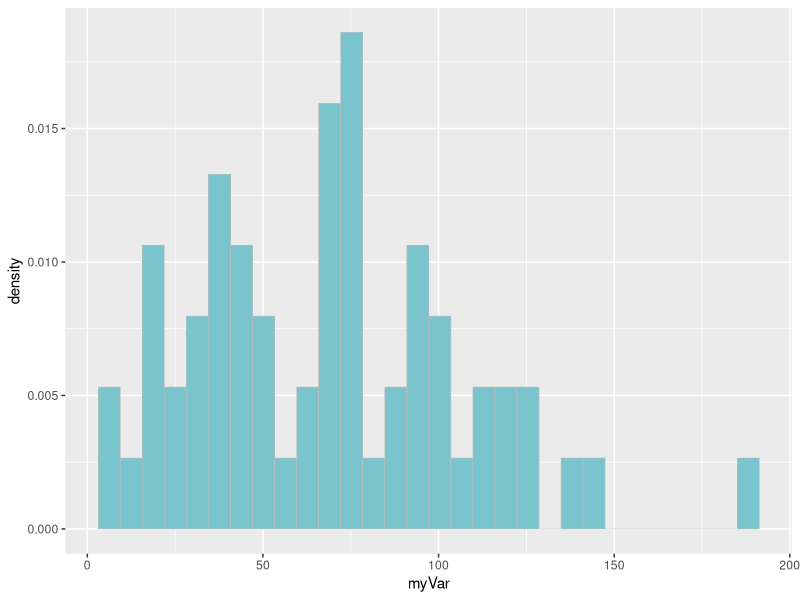
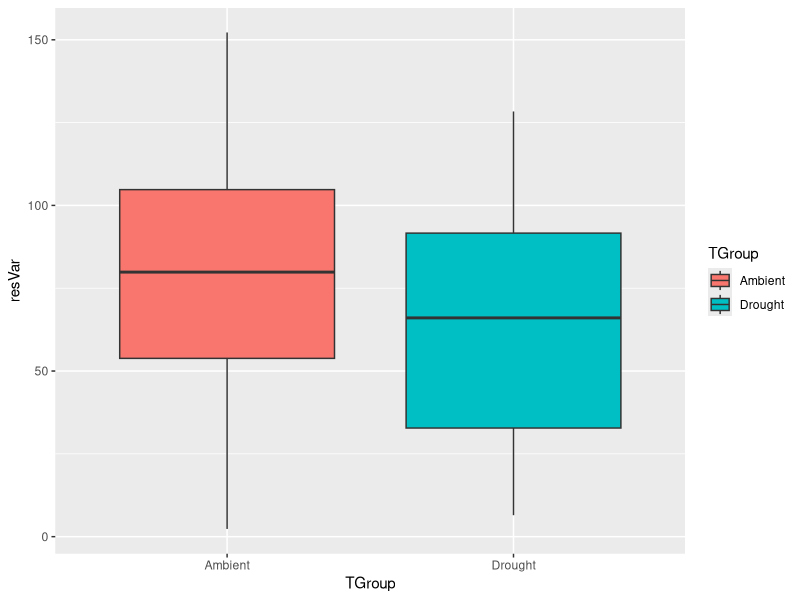

These figures' R source, in order:
# Homework 7 
# Creating fake data sets to explore hypothesis

knitr::opts_chunk$set(collapse = TRUE)
library(ggplot2)
library(MASS) 

# Reading Data
z<-read.csv("Li_Soil_Dataset.csv", sep=",", comment.char = '#')
str(z)
z<-na.omit(z)
z$myVar<-z$Plant.biomass..g.
summary(z)

p1 <- ggplot(data=z, aes(x=myVar, y=after_stat(density))) +
  geom_histogram(color="grey",fill="cadetblue3",linewidth=0.2) 
print(p1)

# 2.Specifying the sample size, means, and variances from data groups. 
# Two data groups, ambient and drought with 30 values each

ambient<-z[z$Moisture.treatment=="Ambient",]
drought<-z[z$Moisture.treatment=="Drought",]

a_biomass <- ambient$myVar
sd(a_biomass, na.rm = FALSE)
mean(a_biomass, trim = 0, na.rm = FALSE)

d_biomass <- drought$myVar
sd(d_biomass, na.rm = FALSE)
mean(d_biomass, trim = 0, na.rm = FALSE)

# N = 60 
# Ambient SD = 44 
# Ambient Mean = 74
# Drought SD = 30
# Drought Mean = 62

# 3. Write code to create a random data set that has these attributes. Organize these data into a data frame with the appropriate structure.
library(truncnorm)
nGroup = 2 # number of treatment groups
nName = c("Ambient", "Drought") # names of groups
nSize = c(30,30) # number of observations in each group
nMean =c(74,62) # mean of each group
nSD <- c(44,30) # standard deviation of each group
ID <- 1:(sum(nSize)) # id vector for each row
resVar <- c(rtruncnorm(n=nSize[1], a=0, b=Inf, mean=nMean[1],sd=nSD[1]),
            rtruncnorm(n=nSize[2], a=0, b=Inf, mean=nMean[2],sd=nSD[2])) #using rtruncnorm to enter in the lower and upper bounds since SD is so high
TGroup <- rep(nName,nSize) 
ANOdata <- data.frame(ID, TGroup, resVar)
str(ANOdata)

# 4. Now write code to analyze the data then write code to generate a useful graph of the data.

# Basic ANOVA in R 
ANOmodel <- aov(resVar~TGroup,data=ANOdata)
print(ANOmodel)
print(summary(ANOmodel))
z <- summary(ANOmodel)
str(z)
aggregate(resVar~TGroup,data=ANOdata,FUN=mean)
unlist(z)
unlist(z)[7]
ANOsum <- list(Fval=unlist(z)[7],probF=unlist(z)[9])
ANOsum

# Plotting the data 
ANOPlot <- ggplot(data=ANOdata,aes(x=TGroup,y=resVar,fill=TGroup)) +
  geom_boxplot()
print(ANOPlot)


# 5. Try running your analysis multiple times to get a feeling for how variable the results are with the same parameters, but different sets of random numbers.

# First run: F value = 2.18012, p-value = 0.1452127
# Second run: F value = 1.327416, p-value = 0.2539924 
# Third run: F value = 1.848383, p-value = 0.1792339

# All of these runs produced p-values greater than the alpha level of 0.05, which means we would fail to reject the null hypothesis for this data. This would mean that it can be concluded there isn't sufficient evidence to say there is a statistically significant difference between the means of the two groups. 

# 6. Now begin adjusting the means of the different groups.

# Adjusting the mean for ambient to 79 rather than 74 (+5). 
nGroup = 2 # number of treatment groups
nName = c("Ambient", "Drought") # names of groups
nSize = c(30,30) # number of observations in each group
nMean =c(79,62) # mean of each group
nSD <- c(44,30) # standard deviation of each group
ID <- 1:(sum(nSize)) # id vector for each row
resVar <- c(rtruncnorm(n=nSize[1], a=0, b=Inf, mean=nMean[1],sd=nSD[1]),
            rtruncnorm(n=nSize[2], a=0, b=Inf, mean=nMean[2],sd=nSD[2])) #using rtruncnorm to enter in the lower and upper bounds since SD is so high
TGroup <- rep(nName,nSize) 
ANOdata <- data.frame(ID, TGroup, resVar)
str(ANOdata)
ANOmodel <- aov(resVar~TGroup,data=ANOdata)
print(ANOmodel)
print(summary(ANOmodel))

# Results ranged in whether the p-value was greater or less than 0.05. 


# Adjusting the mean for drought to 57 rather than 62 (-5). 
nGroup = 2 # number of treatment groups
nName = c("Ambient", "Drought") # names of groups
nSize = c(30,30) # number of observations in each group
nMean =c(74,57) # mean of each group
nSD <- c(44,30) # standard deviation of each group
ID <- 1:(sum(nSize)) # id vector for each row
resVar <- c(rtruncnorm(n=nSize[1], a=0, b=Inf, mean=nMean[1],sd=nSD[1]),
            rtruncnorm(n=nSize[2], a=0, b=Inf, mean=nMean[2],sd=nSD[2])) #using rtruncnorm to enter in the lower and upper bounds since SD is so high
TGroup <- rep(nName,nSize) 
ANOdata <- data.frame(ID, TGroup, resVar)
str(ANOdata)
ANOmodel <- aov(resVar~TGroup,data=ANOdata)
print(ANOmodel)
print(summary(ANOmodel))
# Results ranged in whether the p-value was greater or less than 0.05. 

# Adjusting the mean for drought to 47 (-15 difference from original) 
nGroup = 2 # number of treatment groups
nName = c("Ambient", "Drought") # names of groups
nSize = c(30,30) # number of observations in each group
nMean =c(74,47) # mean of each group
nSD <- c(44,30) # standard deviation of each group
ID <- 1:(sum(nSize)) # id vector for each row
resVar <- c(rtruncnorm(n=nSize[1], a=0, b=Inf, mean=nMean[1],sd=nSD[1]),
            rtruncnorm(n=nSize[2], a=0, b=Inf, mean=nMean[2],sd=nSD[2])) #using rtruncnorm to enter in the lower and upper bounds since SD is so high
TGroup <- rep(nName,nSize) 
ANOdata <- data.frame(ID, TGroup, resVar)
str(ANOdata)
ANOmodel <- aov(resVar~TGroup,data=ANOdata)
print(ANOmodel)
print(summary(ANOmodel))

# Changing the mean for drought by this much produced a significant pattern for p-values less than 0.05 and therefore, sufficient evidence is there to say there is a statistically significant difference between the means of the two groups.


# 7. Alternatively, for the effect sizes you originally hypothesized, what is the minimum sample size you would need in order to detect a statistically significant effect? 

# Returning to the original mean values of 74 and 62, but changing the sample size of observations in each group

nGroup = 2 # number of treatment groups
nName = c("Ambient", "Drought") # names of groups
nSize = c(55,55) # number of observations in each group
nMean =c(74,62) # mean of each group
nSD <- c(44,30) # standard deviation of each group
ID <- 1:(sum(nSize)) # id vector for each row
resVar <- c(rtruncnorm(n=nSize[1], a=0, b=Inf, mean=nMean[1],sd=nSD[1]),
            rtruncnorm(n=nSize[2], a=0, b=Inf, mean=nMean[2],sd=nSD[2])) #using rtruncnorm to enter in the lower and upper bounds since SD is so high
TGroup <- rep(nName,nSize) 
ANOdata <- data.frame(ID, TGroup, resVar)
str(ANOdata)
ANOmodel <- aov(resVar~TGroup,data=ANOdata)
print(ANOmodel)
print(summary(ANOmodel))

# When attempting to change the sample size, sample size of 50 observations for each group resulted in 2 out of 3 times with a p-value lower than 0.05. To increase the chances of having a low enough p-value to reject the null hypothesis, I adjusted the sample size to 55 observations per group which gave consistent p-values lower than 0.05. 
